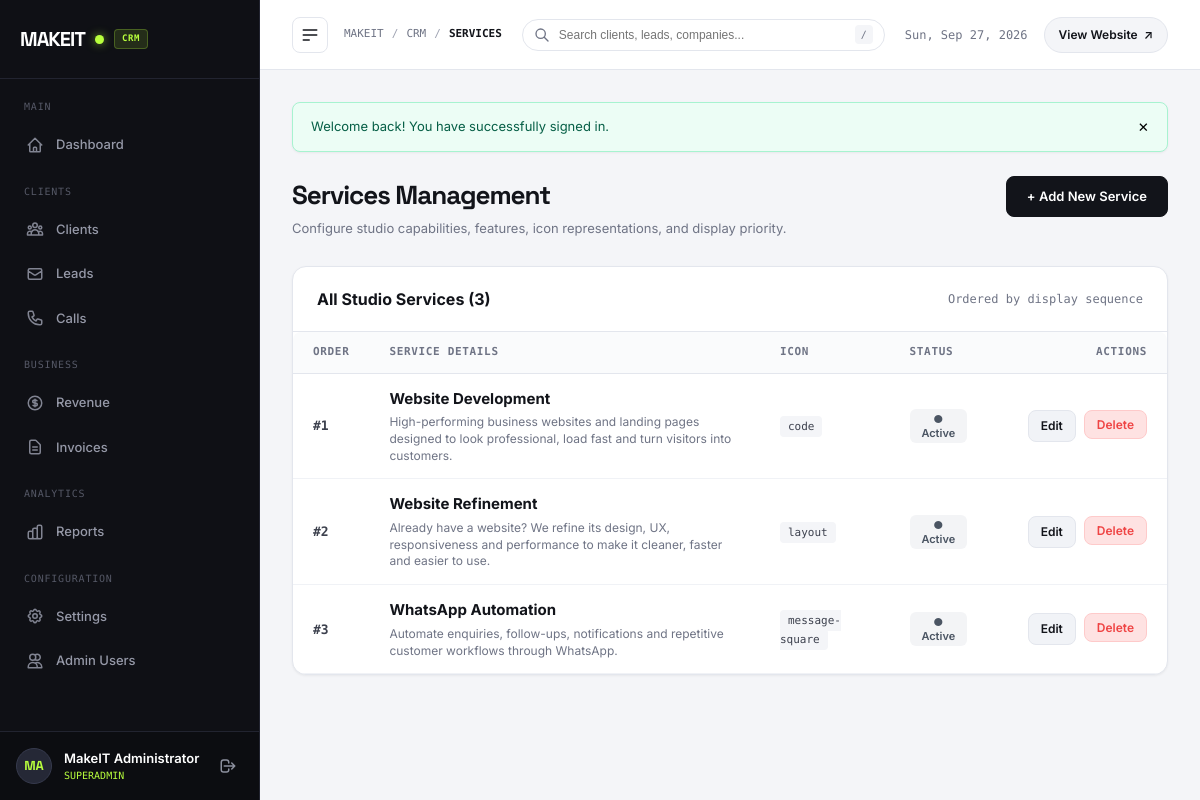
The app's page /admin/services.php (signed in) with its own data.
### tables this page shows
CREATE TABLE `services` (
  `id` INT UNSIGNED NOT NULL AUTO_INCREMENT,
  `title` VARCHAR(150) NOT NULL,
  `slug` VARCHAR(150) NOT NULL,
  `short_description` VARCHAR(300) NOT NULL,
  `long_description` TEXT NULL,
  `icon` VARCHAR(100) NOT NULL DEFAULT 'code',
  `features` TEXT NULL,
  `display_order` INT NOT NULL DEFAULT 0,
  `status` ENUM('published', 'draft') NOT NULL DEFAULT 'published',
  `created_at` DATETIME NOT NULL DEFAULT CURRENT_TIMESTAMP,
  `updated_at` DATETIME NOT NULL DEFAULT CURRENT_TIMESTAMP ON UPDATE CURRENT_TIMESTAMP,
  PRIMARY KEY (`id`),
  UNIQUE KEY `uk_services_slug` (`slug`),
  KEY `idx_services_status_order` (`status`, `display_order`)
);

### admin/services.php (called while the page is built, shortened)
<?php
require __DIR__ . '/pages/services.php';

### config/database.php (called while the page is built, shortened)
<?php
final class Database
{
    private static ?self $instance = null;
    private ?PDO $pdo = null;
    private function __construct()
    {
        $dsn = sprintf(
            'mysql:host=%s;port=%d;dbname=%s;charset=%s',
            DB_HOST,
            DB_PORT,
            DB_NAME,
            DB_CHARSET
        );
        $options = [
            PDO::ATTR_ERRMODE            => PDO::ERRMODE_EXCEPTION,
            PDO::ATTR_DEFAULT_FETCH_MODE => PDO::FETCH_ASSOC,
            PDO::ATTR_EMULATE_PREPARES   => false,
            PDO::ATTR_PERSISTENT         => false,
            PDO::ATTR_TIMEOUT            => 1,
        ];
        try {
            $this->pdo = new PDO($dsn, DB_USER, DB_PASS, $options);
            $this->pdo->exec("SET NAMES " . DB_CHARSET . " COLLATE utf8mb4_unicode_ci");
            $this->ensureSchema();
        } catch (PDOException $e) {
            $this->connectionError = $e->getMessage();
            $sqlitePath = dirname(__DIR__) . '/database/makeit.sqlite';
            $initScript = dirname(__DIR__) . '/database/init_sqlite.php';
            if (file_exists($initScript)) {
                require_once $initScript;
                try {
                    $this->pdo = init_sqlite_database($sqlitePath);
                } catch (\Throwable $sqliteEx) {
                    $this->pdo = null;
                    error_log("SQLite Fallback Notice: " . $sqliteEx->getMessage());
                }
            } else {
                $this->pdo = null;
            }
            error_log("MySQL Connection Notice: " . $e->getMessage());
        }
    }
    private function ensureSchema(): void
    {
        try {
            $driver = $this->pdo->getAttribute(PDO::ATTR_DRIVER_NAME);
            if ($driver === 'mysql') {
                $invCols = $this->pdo->query("SHOW COLUMNS FROM invoices")->fetchAll(PDO::FETCH_COLUMN);
                $revCols = $this->pdo->query("SHOW COLUMNS FROM revenue")->fetchAll(PDO::FETCH_COLUMN);
                $leadCols = $this->pdo->query("SHOW COLUMNS FROM leads")->fetchAll(PDO::FETCH_COLUMN);
                $callCols = $this->pdo->query("SHOW COLUMNS FROM calls")->fetchAll(PDO::FETCH_COLUMN);
                $this->pdo->exec("
                    CREATE TABLE IF NOT EXISTS crm_call_logs (
                        id INT AUTO_INCREMENT PRIMARY KEY,
                        lead_id BIGINT UNSIGNED NULL DEFAULT NULL,
                        agent_phone VARCHAR(50) NOT NULL,
                        client_phone VARCHAR(50) NOT NULL,
                        provider VARCHAR(50) NOT NULL DEFAULT 'exotel',
                        call_sid VARCHAR(100) NULL DEFAULT NULL,
                        status VARCHAR(50) NOT NULL DEFAULT 'initiated',
                        duration INT NOT NULL DEFAULT 0,
                        recording_url VARCHAR(255) NULL DEFAULT NULL,
                        created_at DATETIME NOT NULL DEFAULT CURRENT_TIMESTAMP,
                        updated_at DATETIME NOT NULL DEFAULT CURRENT_TIMESTAMP ON UPDATE CURRENT_TIMESTAMP,
                        INDEX idx_ccl_lead (lead_id),
                        INDEX idx_ccl_sid (call_sid)
                    ) ENGINE=InnoDB DEFAULT CHARSET=utf8mb4 COLLATE=utf8mb4_unicode_ci;
                ");
            } else if ($driver === 'sqlite') {
                $this->pdo->exec("
                    CREATE TABLE IF NOT EXISTS crm_call_logs (
                        id INTEGER PRIMARY KEY AUTOINCREMENT,
                        lead_id INTEGER NULL,
                        agent_phone TEXT NOT NULL,
                        client_phone TEXT NOT NULL,
                        provider TEXT NOT NULL DEFAULT 'exotel',
                        call_sid TEXT NULL,
                        status TEXT NOT NULL DEFAULT 'initiated',
                        duration INTEGER NOT NULL DEFAULT 0,
                        recording_url TEXT NULL,
                        created_at TEXT NOT NULL,
                        updated_at TEXT NOT NULL
                    );
                ");
            }
        } catch (\Throwable $ex) {
            error_log("Schema auto-migration notice: " . $ex->getMessage());
        }
    }
    public static function getInstance(): self
    {
        if (self::$instance === null) {
            self::$instance = new self();
        }
        return self::$instance;
    }
    public function query(string $sql, array $params = []): PDOStatement
    {
        $stmt = $this->pdo->prepare($sql);
        $stmt->execute($params);
        return $stmt;
    }
    public function fetchAll(string $sql, array $params = []): array
    {
        $stmt = $this->query($sql, $params);
        return $stmt->fetchAll();
    }
}

### includes/security.php (called while the page is built, shortened)
<?php
function e(mixed $value): string
{
    return htmlspecialchars((string)$value, ENT_QUOTES | ENT_HTML5, 'UTF-8');
}

### admin/pages/services.php (the view, shortened to what this page needs)
<?php
$db = Database::getInstance();
$services = [];
try {
    $services = $db->fetchAll("SELECT * FROM services ORDER BY display_order ASC, id ASC");
} catch (\Throwable $e) {
    error_log("Services fetch notice: " . $e->getMessage());
}
$editingService = null;
require_once dirname(__DIR__) . '/includes/admin_header.php';
?>
  <div class="page-header">
    <div>
      <h1 class="page-title">Services Management</h1>
      <p class="page-subtitle">Configure studio capabilities, features, icon representations, and display priority.</p>
    </div>
    <div>
      <?php if ($editingService): ?>
        <a href="services.php" class="btn-action">&larr; Back to Services List</a>
      <?php else: ?>
        <a href="#serviceModal" class="btn-primary-admin" id="btnOpenCreateModal">
          + Add New Service
        </a>
      <?php endif; ?>
    </div>
  </div>
  <div class="data-card">
    <div class="data-card-header">
      <h2 class="data-card-title">All Studio Services (<?= count($services) ?>)</h2>
      <span style="font-size: 12px; color: var(--text-muted); font-family: 'DM Mono', monospace;">
        Ordered by display sequence
      </span>
    </div>
    <div class="table-responsive">
      <?php if (empty($services)): ?>
        <div class="empty-state">No services registered yet. Click "+ Add New Service" above.</div>
      <?php else: ?>
        <table class="admin-table">
          <thead>
            <tr>
              <th style="width: 70px;">Order</th>
              <th>Service Details</th>
              <th>Icon</th>
              <th>Status</th>
              <th style="text-align: right; width: 180px;">Actions</th>
            </tr>
          </thead>
          <tbody>
            <?php foreach ($services as $s): ?>
              <tr>
                <td style="font-family: 'DM Mono', monospace; font-weight: 600;">
                  #<?= (int)$s['display_order'] ?>
                </td>
                <td>
                  <strong style="font-size: 15px; color: var(--text-dark);"><?= e($s['title']) ?></strong>
                  <div style="font-size: 12px; color: var(--text-muted); max-width: 520px; margin-top: 4px; line-height: 1.4;">
                    <?= e($s['short_description']) ?>
                  </div>
                </td>
                <td>
                  <span style="font-family: 'DM Mono', monospace; font-size: 11px; background: var(--main-bg); padding: 4px 8px; border-radius: 4px;">
                    <?= e($s['icon']) ?>
                  </span>
                </td>
                <td>
                  <form method="POST" action="services.php" style="display: inline;">
                    <button
                      type="submit"
                      class="status-pill <?= $s['status'] === 'published' ? 'status-closed' : 'status-contacted' ?>"
                      title="Click to toggle status"
                      style="cursor: pointer;"
                    >
                      <?= $s['status'] === 'published' ? '● Active' : '○ Inactive' ?>
                    </button>
                  </form>
                </td>
                <td style="text-align: right;">
                  <div style="display: inline-flex; gap: 8px;">
                    <a href="services.php?edit=<?= (int)$s['id'] ?>" class="btn-edit-admin">
                      Edit
                    </a>
                    <form method="POST" action="services.php" style="display: inline;">
                      <button
                        type="submit"
                        class="btn-danger-admin"
                        data-confirm="Are you sure you want to permanently delete the '<?= e($s['title']) ?>' service? This will remove it from the public homepage."
                        data-confirm-title="Delete Service"
                        data-confirm-btn="Yes, Delete"
                      >
                        Delete
                      </button>
                    </form>
                  </div>
                </td>
              </tr>
            <?php endforeach; ?>
          </tbody>
        </table>
      <?php endif; ?>
    </div>
  </div>
<?php require_once dirname(__DIR__) . '/includes/admin_footer.php'; ?>

### assets/css/admin.css (style rules this page uses)
*, *::before, *::after { box-sizing: border-box; margin: 0; padding: 0; }
:root { --sidebar-bg: #0f1015; --sidebar-surface: #181922; --sidebar-border: #222430; --sidebar-text: #9699a8; --sidebar-hover: #1f212c; --sidebar-active: #282a38; --sidebar-active-text: #ffffff; --lime: #b8ff3d; --main-bg: #f4f5f8; --card-bg: #ffffff; --border-light: #e3e6ed; --border-subtle: #f0f2f6; --text-dark: #12141a; --text-body: #3c404d; --text-muted: #6f7485; --text-light: #9fa3b2; --primary: #12141a; --success: #10b981; --success-bg: #ecfdf5; --warning: #f59e0b; --warning-bg: #fffbeb; --info: #3b82f6; --info-bg: #eff6ff; --danger: #ef4444; --danger-bg: #fef2f2; --radius-sm: 8px; --radius-md: 14px; --radius-lg: 20px; --shadow-sm: 0 1px 3px rgba(0, 0, 0, 0.04), 0 1px 2px rgba(0, 0, 0, 0.02); --shadow-md: 0 4px 12px rgba(0, 0, 0, 0.05), 0 1px 3px rgba(0, 0, 0, 0.03); --shadow-lg: 0 12px 28px rgba(0, 0, 0, 0.07), 0 2px 6px rgba(0, 0, 0, 0.04); }
html, body { height: 100%; }
body { font-family: "Inter", -apple-system, BlinkMacSystemFont, "Segoe UI", Roboto, sans-serif; background-color: var(--main-bg); color: var(--text-body); line-height: 1.5; -webkit-font-smoothing: antialiased; -moz-osx-font-smoothing: grayscale; }
a { color: inherit; text-decoration: none; }
button { font-family: inherit; border: 0; background: transparent; cursor: pointer; }
.page-header { display: flex; justify-content: space-between; align-items: flex-start; margin-bottom: 28px; }
.page-title { font-family: "Space Grotesk", sans-serif; font-size: 26px; font-weight: 700; letter-spacing: -0.04em; color: var(--text-dark); }
.page-subtitle { font-size: 13px; color: var(--text-muted); margin-top: 4px; }
.data-card { background: var(--card-bg); border: 1px solid var(--border-light); border-radius: var(--radius-md); box-shadow: var(--shadow-sm); overflow: hidden; }
.data-card-header { padding: 20px 24px; border-bottom: 1px solid var(--border-light); display: flex; justify-content: space-between; align-items: center; }
.data-card-title { font-size: 16px; font-weight: 700; color: var(--text-dark); }
.table-responsive { width: 100%; overflow-x: auto; -webkit-overflow-scrolling: touch; border-radius: var(--radius-sm); }
table.admin-table { width: 100%; border-collapse: collapse; text-align: left; }
table.admin-table th { padding: 12px 20px; font-size: 11px; text-transform: uppercase; letter-spacing: 0.06em; color: var(--text-muted); font-family: "DM Mono", monospace; background: #fafbfc; border-bottom: 1px solid var(--border-light); font-weight: 600; }
table.admin-table td { padding: 14px 20px; font-size: 13px; border-bottom: 1px solid var(--border-subtle); color: var(--text-body); }
.status-pill { display: inline-block; padding: 3px 8px; border-radius: 6px; font-size: 11px; font-weight: 600; text-transform: capitalize; }
.status-closed { background: #f3f4f6; color: #4b5563; }
.btn-primary-admin { background: var(--primary); color: #ffffff; padding: 10px 20px; border-radius: var(--radius-sm); font-size: 13px; font-weight: 600; display: inline-flex; align-items: center; gap: 8px; border: 1px solid var(--primary); cursor: pointer; transition: all 0.2s; }
.btn-danger-admin { background: #fee2e2; color: #ef4444; border: 1px solid #fecaca; padding: 6px 12px; border-radius: var(--radius-sm); font-size: 12px; font-weight: 600; cursor: pointer; transition: all 0.2s; }
.btn-edit-admin { background: #f1f3f7; color: var(--text-dark); border: 1px solid var(--border-light); padding: 6px 12px; border-radius: var(--radius-sm); font-size: 12px; font-weight: 600; cursor: pointer; transition: all 0.2s; }

### records on screen
services: display_order "1", title "Website Development", short_description "High-performing business websites and landing pages designed to look professional, load fast and turn visitors into customers.", icon "code", status "● Active"
services: display_order "2", title "Website Refinement", short_description "Already have a website? We refine its design, UX, responsiveness and performance to make it cleaner, faster and easier to use.", icon "layout", status "● Active"
services: display_order "3", title "WhatsApp Automation", short_description "Automate enquiries, follow-ups, notifications and repetitive customer workflows through WhatsApp.", icon "message-square", status "● Active"

### other values on screen
$initials "MA"
$adminName "MakeIT Administrator"
$currentAdmin['role'] "SUPERADMIN"
$breadcrumb "SERVICES"
$msg "Welcome back! You have successfully signed in."
count($services) "3"
